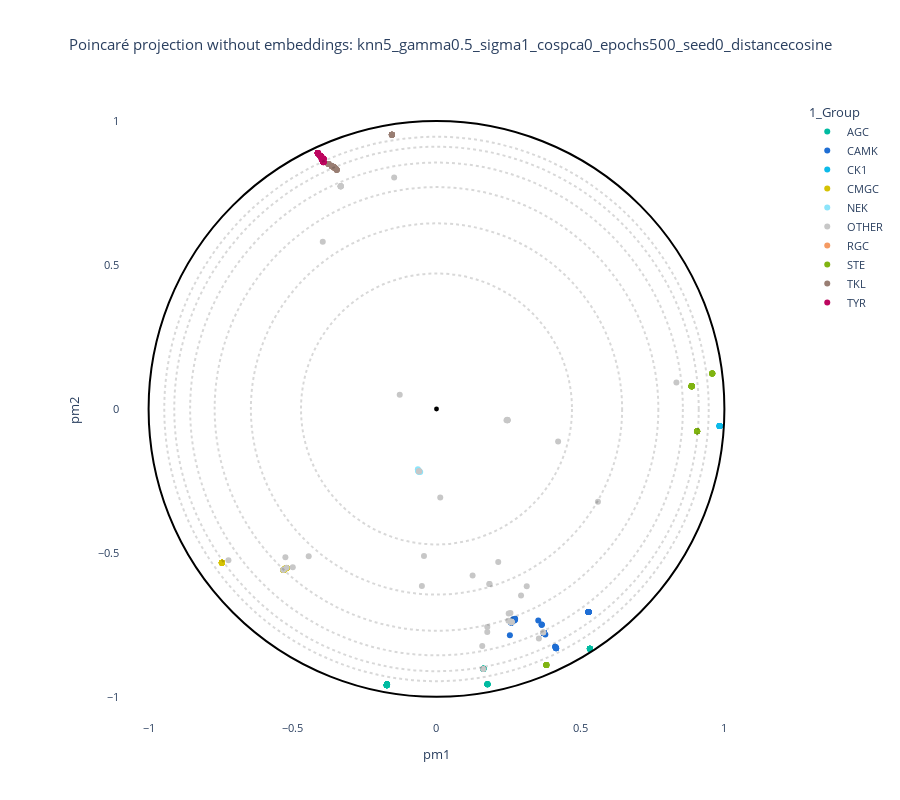
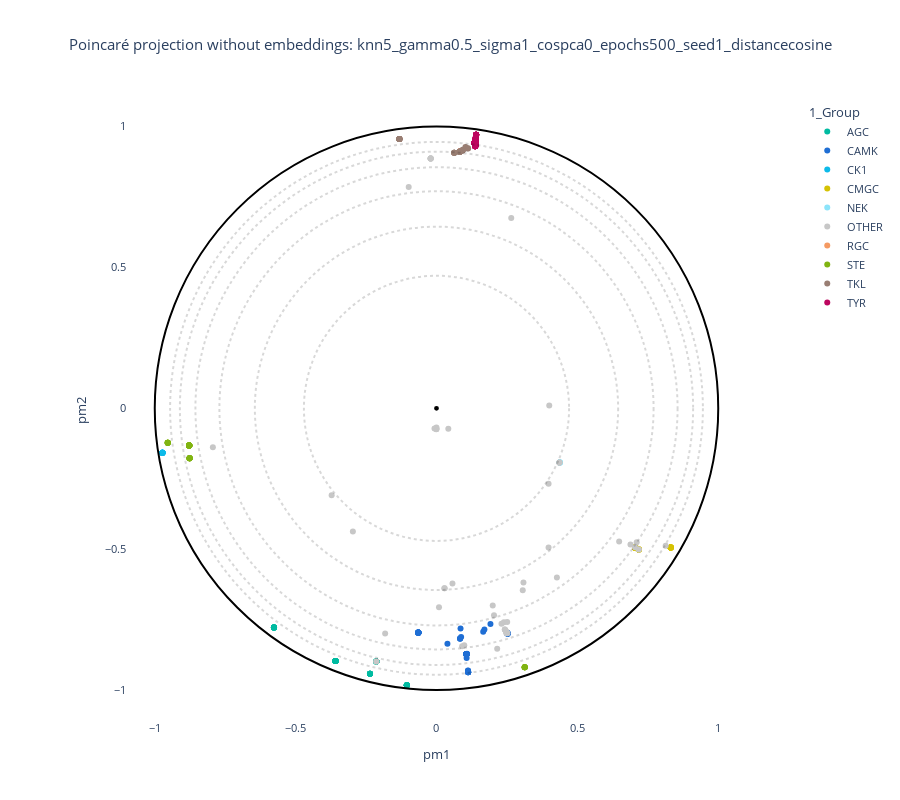
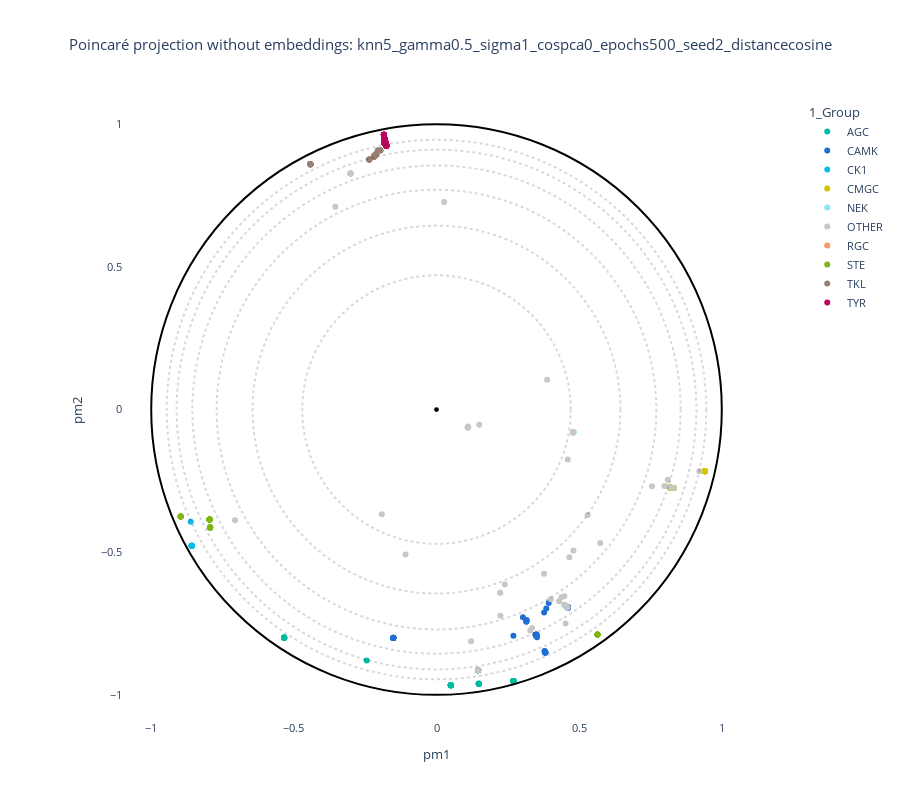
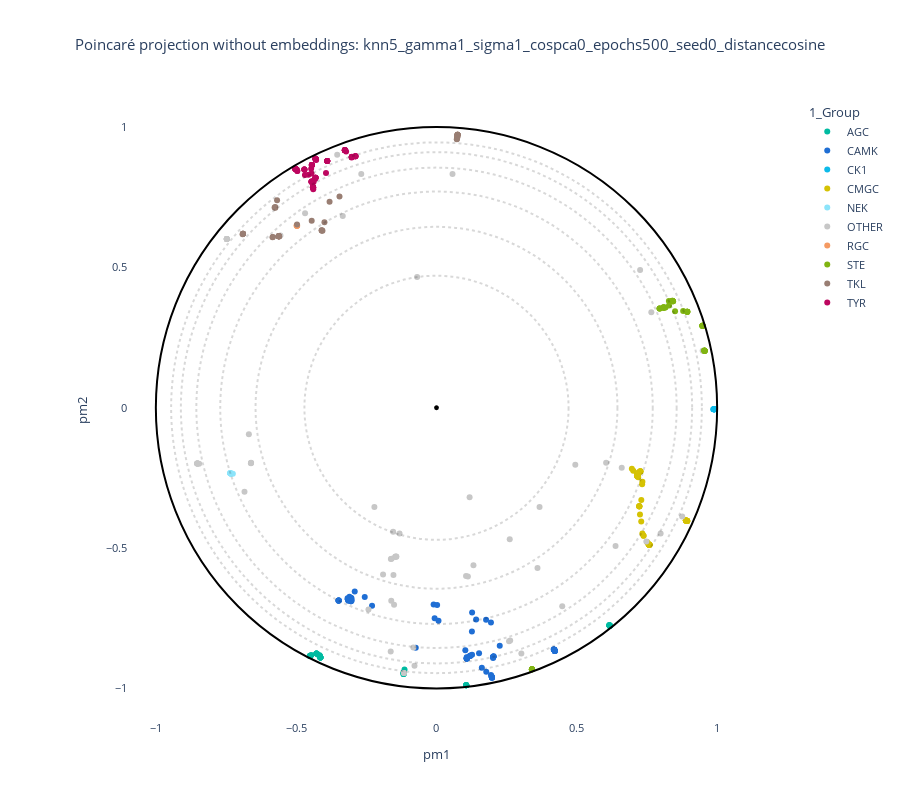

Notebook source saved alongside these figures, in order:
### Markdown cell above
## Grid search & plot

### Code cell
print("=== Starting grid search ===")
df_annotation = pd.read_csv(path_annotation_csv)
# List to store the results of projections
results = []
# Define a custom color palette for visualization
kinase_palette = {-1 : "#c7c7c7", "OTHER": "#c7c7c7", "None" :"#c7c7c7", "NA" : "#c7c7c7", "Uncharacterized" : "#c7c7c7", "root": "#000000",
                  "TYR": "#bd065f", "CMGC": "#d5c203", "TKL": "#997e73","STE": "#80b412", # kinase groups
                  "CK1": "#0dbae9", "AGC": "#00bba1", "CAMK":  "#1f6ed4", "NEK": "#8ce4fa", "RGC":"#f59a62"}
# Generate all parameter combinations
keys = list(grid.keys())
values = list(grid.values())
combinations = list(itertools.product(*values))
for combo in combinations:
    params = dict(zip(keys, combo))
    # Create a folder for each combination
    folder_name = "_".join([f"{k}{v}" for k, v in params.items()])
    folder_output = os.path.join(output_base, folder_name)
    os.makedirs(folder_output, exist_ok=True)
    print(f"\n--- Running projection for {folder_name} ---")
    # 1. Run Poincaré map
    cmd = build_command(params, folder_output + "/")
    print("CMD:", cmd)
    os.system(cmd)
    # 2. Load projection
    projection_file = load_projection(folder_output, params)
    if not os.path.exists(projection_file):
        print(f"Projection file not found: {projection_file}")
        continue
    df_emb = read_embeddings(projection_file, path_annotation_csv, withroot=False)
    # 3. Generate and display interactive plot
    if data_type == "plm":
        title = f"Poincaré projection with embeddings: {folder_name}"
    elif data_type == "plm_aae":
        title = f"Poincaré projection with AAE embeddings: {folder_name}"
    elif data_type == "pssm":
        title = f"Poincaré projection without embeddings: {folder_name}"
    else:
        title = f"Poincaré projection with RFA matrix: {folder_name}"
    fig = plot_embedding_interactive(
        df_emb,
        labels_name="1_Group",
        color_palette=kinase_palette,
        title=title,
        fontsize=11
    )
    fig.show()
    # Save the plot
    output_html = os.path.join(folder_output, f"projection_{folder_name}.html")
    fig.write_html(output_html)
    print(f"✔ Saved projection to → {output_html}")


    # 4. Calculate quality metrics 
    true_labels = df_emb["1_Group"].values 
    coord_low = df_emb[["pm1", "pm2"]].values
    try:
        # Load original high-dimensional data with proper handling for PSSM
        if data_type in ["plm", "plm_aae"]:
            # Load PLM/AAE embeddings
            embedding_files = [f for f in os.listdir(embedding_paths[data_type]) if f.endswith('.pt')]
            features_list = []
            for file in sorted(embedding_files):
                try:
                    embedding_data = torch.load(os.path.join(embedding_paths[data_type], file))
                    if 'aae_embedding' in embedding_data:
                        emb = embedding_data['aae_embedding']
                    elif 'embedding' in embedding_data:
                        emb = embedding_data['embedding']
                    else:
                        emb = next(v for v in embedding_data.values() if isinstance(v, torch.Tensor))
                    if isinstance(emb, torch.Tensor):
                        emb = emb.numpy()
                    if len(emb.shape) == 1:
                        emb = emb.reshape(1, -1)
                    features_list.append(emb)
                except Exception as e:
                    print(f"Error loading {file}: {e}")
                    features_list.append(np.zeros((1, 768)))  # Default embedding size
            features = np.concatenate(features_list, axis=0)
        elif data_type == "pssm":
            # Load PSSM files 
            pssm_files = [f for f in os.listdir("kinases_data/fasta0.9/") if f.endswith('.aamtx')]
            features_list = []
            # Check if we found any PSSM files
            if not pssm_files:
                print(f"No PSSM files found in kinases_data/fasta0.9/")
                result = {
                    "params": params,
                    "ARI": None,
                    "FMS": None,
                    "Qlocal": None,
                    "Qglobal": None,
                    "Qnx": np.zeros(5),
                    "projection_file": projection_file,
                }
                results.append(result)
                continue  # Skip to next parameter combination

            # Load first file to determine expected size
            first_file = os.path.join("kinases_data/fasta0.9/", pssm_files[0])
            first_pssm = np.loadtxt(first_file)
            expected_size = first_pssm.size  # Total elements in the matrix

            for file in sorted(pssm_files):
                try:
                    pssm = np.loadtxt(os.path.join("kinases_data/fasta0.9/", file))
                    # Flatten and ensure consistent size
                    flattened = pssm.flatten()
                    if len(flattened) != expected_size:
                        print(f"Warning: File {file} has unexpected size {len(flattened)}, expected {expected_size}")
                        # Pad or truncate to match expected size
                        if len(flattened) < expected_size:
                            padded = np.zeros(expected_size)
                            padded[:len(flattened)] = flattened
                            features_list.append(padded)
                        else:
                            features_list.append(flattened[:expected_size])
                    else:
                        features_list.append(flattened)
                except Exception as e:
                    print(f"Error loading {file}: {e}")
                    features_list.append(np.zeros(expected_size))

            features = np.array(features_list)

            # Verify we have valid features
            if features.shape[0] == 0:
                print("No valid features loaded from PSSM files")
                result = {
                    "params": params,
                    "ARI": None,
                    "FMS": None,
                    "Qlocal": None,
                    "Qglobal": None,
                    "Qnx": np.zeros(5),
                    "projection_file": projection_file,
                }
                results.append(result)
                continue  # Skip to next parameter combination

        # Debug information
        print(f"DEBUG - Features shape: {features.shape}")
        print(f"DEBUG - Coord_low shape: {coord_low.shape}")
        print(f"DEBUG - True labels length: {len(true_labels)}")

        # Check for empty arrays
        if features.shape[0] == 0:
            print("Warning: Empty features array - cannot calculate metrics")
            result = {
                "params": params,
                "ARI": None,
                "FMS": None,
                "Qlocal": None,
                "Qglobal": None,
                "Qnx": np.zeros(5),
                "projection_file": projection_file,
            }
            results.append(result)
            continue  # Skip to next parameter combination

        # Ensure all arrays have the same number of samples
        min_samples = min(features.shape[0], coord_low.shape[0], len(true_labels))
        features = features[:min_samples]
        coord_low = coord_low[:min_samples]
        true_labels = true_labels[:min_samples]

        # Handle NaN/inf values
        features = np.nan_to_num(features)
        coord_low = np.nan_to_num(coord_low)

        # Standardize features only if we have valid data
        if features.shape[0] > 0 and features.shape[1] > 0:
            scaler = StandardScaler()
            features = scaler.fit_transform(features)
        else:
            print("Warning: Cannot standardize empty or 1D features array")
            # Reshape to 2D if needed
            if len(features.shape) == 1:
                features = features.reshape(-1, 1)

        # Calculate Poincaré distances
        model = PoincareMaps(coord_low)
        model.get_distances()
        D_proj = model.distances

        # Handle any NaN in distance matrix
        D_proj = np.nan_to_num(D_proj)

        # Calculate clustering metrics
        clusters = detect_cluster(D_proj, n_clusters=min(len(np.unique(true_labels)), len(true_labels)-1))
        ARI, FMS = get_scores(true_labels, clusters)

        # Calculate Q metrics with safety checks
        print("Calculating Q metrics...")
        # Ensure we have enough samples for k-neighbors
        k_neighbors = min(5, features.shape[0]-1)
        if k_neighbors < 1:
            k_neighbors = 1

        try:
            Qlocal, Qglobal, Kmax, df_Q = get_quality_metrics(
                coord_high=features,
                coord_low=coord_low,
                distance="poincare",
                setting="manifold",
                k_neighbours=k_neighbors
            )
            print(f"Successfully calculated Q metrics: Qlocal={Qlocal}, Qglobal={Qglobal}")
            # Store all results
            result = {
                "params": params,
                "ARI": ARI,
                "FMS": FMS,
                "Qlocal": Qlocal,
                "Qglobal": Qglobal,
                "Qnx": df_Q.Qnx.to_numpy() if hasattr(df_Q, 'Qnx') else np.zeros(k_neighbors),
                "projection_file": projection_file,
            }
        except Exception as e:
            print(f"Error calculating Q metrics: {e}")
            result = {
                "params": params,
                "ARI": ARI,
                "FMS": FMS,
                "Qlocal": None,
                "Qglobal": None,
                "Qnx": np.zeros(k_neighbors),
                "projection_file": projection_file,
            }
        results.append(result)
    except Exception as e:
        print(f"Error calculating metrics: {e}")
        import traceback
        traceback.print_exc()
        # Store partial results if metrics calculation fails
        result = {
            "params": params,
            "ARI": None,
            "FMS": None,
            "Qlocal": None,
            "Qglobal": None,
            "Qnx": np.zeros(5),
            "projection_file": projection_file,
        }
        results.append(result)
        
print("\n=== Grid search complete ===")
